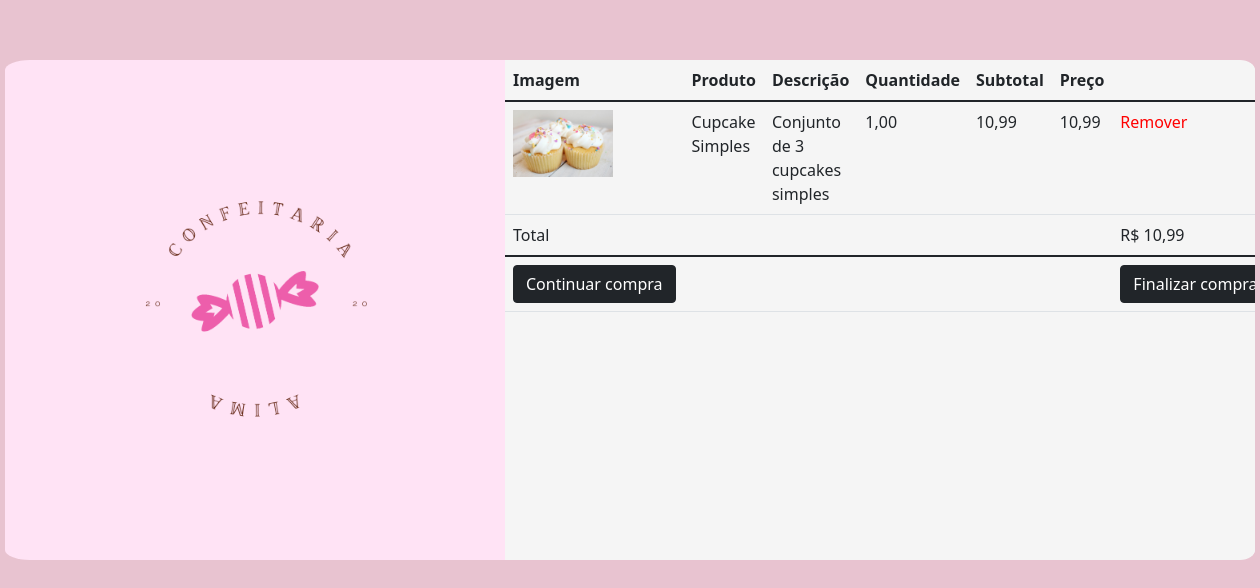
The page /compra/carrinho.php?acao=adicionar&idProduto=36 on the database its author committed.
### tables this page shows
CREATE TABLE `tbproduto` (
  `idProduto` int(11) NOT NULL,
  `ativo` char(1) NOT NULL,
  `produto` varchar(30) NOT NULL,
  `descricaoProduto` varchar(100) NOT NULL,
  `precoVenda` decimal(10,2) NOT NULL,
  `promocao` char(1) NOT NULL,
  `precoPromocao` decimal(10,2) NOT NULL,
  `nomeFoto` varchar(100) NOT NULL
);

### compra/carrinho.php (the view, shortened to what this page needs)
<!DOCTYPE html>
<html>
    <head>
        <link href="https://cdn.jsdelivr.net/npm/bootstrap@5.1.3/dist/css/bootstrap.min.css" rel="stylesheet">
        <link rel="stylesheet" href="../adm/styleadm.css">
    </head>
    <body>
        <div class="admb" style="width:1250px">
        <img src="../img/logo.png" class="login" style="margin-left:50px">
            <div class="scroll" style="width:750px">
                <?php
                    if(isset($_GET['acao'])){
                        if($_GET['acao'] === 'adicionar'){
                            $idProduto = intval($_GET['idProduto']);
                        }
                }
                    ?>
                    <table class="table">
                    <thead>
                        <tr>
                            <th scope="col">Imagem</th>
                            <th scope="col">Produto</th>
                            <th scope="col">Descrição</th>
                            <th scope="col">Quantidade </th>
                            <th scope="col">Subtotal</th>
                            <th scope="col">Preço</th>
                        </tr>
                    </thead>
                    <tfoot>
                        <tr>
                            <td>
                                <form action="../cardapio.php">
                                    <button class="btn btn-dark" type="submit" style="width:max-content;">Continuar compra</button>
                                </form>
                            </td>
                            <td colspan="5">
                            </td>
                            <td>
                                <form action="fim.php" width="100%">
                                    <button class="btn btn-dark" type="submit" style="width:max-content;">Finalizar compra</button>
                                </form>
                            </td>
                        </tr>
                    </tfoot>
                    <tbody>
                    <?php
                        if(count($_SESSION['carrinho']) == 0){
                            echo "<tr><td colspan='7'><h1>Não há produtos no carrinho</h1></td></tr>";
                        } else {
                            $conexao = mysqli_connect("localhost", "root", "", "alimaBD");
                            $total = 0;
                            foreach($_SESSION['carrinho'] as $idProduto => $qtd){
                                $sql   = "SELECT *  FROM tbProduto WHERE `idProduto`= '$idProduto'";
                                $resultado = mysqli_query($conexao,$sql);
                                while($linha = mysqli_fetch_array($resultado)){
                                    echo "<tr>";
                                    echo "<td width='100'><img width='100' src='../img/".$linha["nomeFoto"]."'></td>";
                                    echo "<td>".$linha["produto"]."</td>";
                                    echo "<td>".$linha["descricaoProduto"]."</td>";
                                    if($linha["promocao"]=="s") {
                                        $precoUnitario = $linha["precoPromocao"];
                                            } else {
                                                $precoUnitario = $linha["precoVenda"];
                                            }
                                            $subTotal   = $precoUnitario * $qtd;
                                            $total += $precoUnitario * $qtd;
                                            echo "<td>".number_format($qtd, 2, ',', '.')."</td>";
                                            echo "<td>".number_format($precoUnitario, 2, ',', '.')."</td>";
                                            echo "<td>".number_format($subTotal, 2, ',', '.')."</td>";
                                            echo "<td><a style='text-decoration:none;color:red;text-align:center;'href='?acao=remover&idProduto=$idProduto'>Remover</a></td>";
                                            }
                                }
                                $total = number_format($total, 2, ',', '.');
                                echo '<tr><td colspan="6">Total</td><td>R$ '.$total.'</td></tr>';
                        }
                ?>
                        </tbody>
                </table>
            </div>
        </div>
    </body>
</html>

### adm/styleadm.css (style rules this page uses)
body { background-color: #E8C3D0; }
div.admb { background-color: #ffe3f5; border-radius: 2%; margin-left: auto; margin-right: auto; margin-top: 60px; width: 900px; height: 500px; }
div.scroll { overflow: auto; border-top-right-radius: 2%; border-bottom-right-radius: 2%; float: right; display: block; background-color: whitesmoke; height: 500px; width: 500px; }
img.login { width: 400px; height: 400px; margin-top: 47px; }

### rows shown on the page
tbproduto: nomeFoto (picture), produto "Cupcake Simples", descricaoProduto "Conjunto de 3 cupcakes simples", qtd "1,00", precoPromocao "10,99"

### other values the page prints
$total "10,99"
